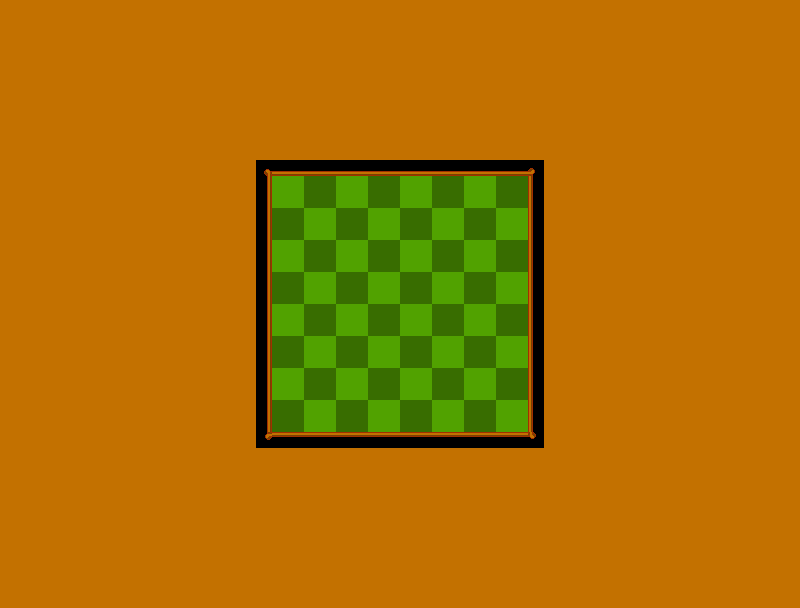

This game map was drawn from its Tiled (.tmx) file and the tilesets committed beside it. A one-line description and the full map source follow:
An orthogonal 50x38 tile map with 16x16 px tiles, 1 tile layer (Tile Layer 1).

<map version="1.4" tiledversion="1.4.3" orientation="orthogonal" renderorder="right-down" width="50" height="38" tilewidth="16" tileheight="16" infinite="0" nextlayerid="2" nextobjectid="1">
 <editorsettings>
  <export target="game.csv" format="csv" />
 </editorsettings>
 <tileset firstgid="1" source="chess.tsx" />
 <layer id="1" name="Tile Layer 1" width="50" height="38">
  <data encoding="csv">
28,28,28,28,28,28,28,28,28,28,28,28,28,28,28,28,28,28,28,28,28,28,28,28,28,28,28,28,28,28,28,28,28,28,28,28,28,28,28,28,28,28,28,28,28,28,28,28,28,28,
28,28,28,28,28,28,28,28,28,28,28,28,28,28,28,28,28,28,28,28,28,28,28,28,28,28,28,28,28,28,28,28,28,28,28,28,28,28,28,28,28,28,28,28,28,28,28,28,28,28,
28,28,28,28,28,28,28,28,28,28,28,28,28,28,28,28,28,28,28,28,28,28,28,28,28,28,28,28,28,28,28,28,28,28,28,28,28,28,28,28,28,28,28,28,28,28,28,28,28,28,
28,28,28,28,28,28,28,28,28,28,28,28,28,28,28,28,28,28,28,28,28,28,28,28,28,28,28,28,28,28,28,28,28,28,28,28,28,28,28,28,28,28,28,28,28,28,28,28,28,28,
28,28,28,28,28,28,28,28,28,28,28,28,28,28,28,28,28,28,28,28,28,28,28,28,28,28,28,28,28,28,28,28,28,28,28,28,28,28,28,28,28,28,28,28,28,28,28,28,28,28,
28,28,28,28,28,28,28,28,28,28,28,28,28,28,28,28,28,28,28,28,28,28,28,28,28,28,28,28,28,28,28,28,28,28,28,28,28,28,28,28,28,28,28,28,28,28,28,28,28,28,
28,28,28,28,28,28,28,28,28,28,28,28,28,28,28,28,28,28,28,28,28,28,28,28,28,28,28,28,28,28,28,28,28,28,28,28,28,28,28,28,28,28,28,28,28,28,28,28,28,28,
28,28,28,28,28,28,28,28,28,28,28,28,28,28,28,28,28,28,28,28,28,28,28,28,28,28,28,28,28,28,28,28,28,28,28,28,28,28,28,28,28,28,28,28,28,28,28,28,28,28,
28,28,28,28,28,28,28,28,28,28,28,28,28,28,28,28,28,28,28,28,28,28,28,28,28,28,28,28,28,28,28,28,28,28,28,28,28,28,28,28,28,28,28,28,28,28,28,28,28,28,
28,28,28,28,28,28,28,28,28,28,28,28,28,28,28,28,28,28,28,28,28,28,28,28,28,28,28,28,28,28,28,28,28,28,28,28,28,28,28,28,28,28,28,28,28,28,28,28,28,28,
28,28,28,28,28,28,28,28,28,28,28,28,28,28,28,28,11,12,12,12,12,12,12,12,12,12,12,12,12,12,12,12,12,13,28,28,28,28,28,28,28,28,28,28,28,28,28,28,28,28,
28,28,28,28,28,28,28,28,28,28,28,28,28,28,28,28,27,63,64,61,62,63,64,61,62,63,64,61,62,63,64,61,62,29,28,28,28,28,28,28,28,28,28,28,28,28,28,28,28,28,
28,28,28,28,28,28,28,28,28,28,28,28,28,28,28,28,27,79,80,77,78,79,80,77,78,79,80,77,78,79,80,77,78,29,28,28,28,28,28,28,28,28,28,28,28,28,28,28,28,28,
28,28,28,28,28,28,28,28,28,28,28,28,28,28,28,28,27,61,62,63,64,61,62,63,64,61,62,63,64,61,62,63,64,29,28,28,28,28,28,28,28,28,28,28,28,28,28,28,28,28,
28,28,28,28,28,28,28,28,28,28,28,28,28,28,28,28,27,77,78,79,80,77,78,79,80,77,78,79,80,77,78,79,80,29,28,28,28,28,28,28,28,28,28,28,28,28,28,28,28,28,
28,28,28,28,28,28,28,28,28,28,28,28,28,28,28,28,27,63,64,61,62,63,64,61,62,63,64,61,62,63,64,61,62,29,28,28,28,28,28,28,28,28,28,28,28,28,28,28,28,28,
28,28,28,28,28,28,28,28,28,28,28,28,28,28,28,28,27,79,80,77,78,79,80,77,78,79,80,77,78,79,80,77,78,29,28,28,28,28,28,28,28,28,28,28,28,28,28,28,28,28,
28,28,28,28,28,28,28,28,28,28,28,28,28,28,28,28,27,61,62,63,64,61,62,63,64,61,62,63,64,61,62,63,64,29,28,28,28,28,28,28,28,28,28,28,28,28,28,28,28,28,
28,28,28,28,28,28,28,28,28,28,28,28,28,28,28,28,27,77,78,79,80,77,78,79,80,77,78,79,80,77,78,79,80,29,28,28,28,28,28,28,28,28,28,28,28,28,28,28,28,28,
28,28,28,28,28,28,28,28,28,28,28,28,28,28,28,28,27,63,64,61,62,63,64,61,62,63,64,61,62,63,64,61,62,29,28,28,28,28,28,28,28,28,28,28,28,28,28,28,28,28,
28,28,28,28,28,28,28,28,28,28,28,28,28,28,28,28,27,79,80,77,78,79,80,77,78,79,80,77,78,79,80,77,78,29,28,28,28,28,28,28,28,28,28,28,28,28,28,28,28,28,
28,28,28,28,28,28,28,28,28,28,28,28,28,28,28,28,27,61,62,63,64,61,62,63,64,61,62,63,64,61,62,63,64,29,28,28,28,28,28,28,28,28,28,28,28,28,28,28,28,28,
28,28,28,28,28,28,28,28,28,28,28,28,28,28,28,28,27,77,78,79,80,77,78,79,80,77,78,79,80,77,78,79,80,29,28,28,28,28,28,28,28,28,28,28,28,28,28,28,28,28,
28,28,28,28,28,28,28,28,28,28,28,28,28,28,28,28,27,63,64,61,62,63,64,61,62,63,64,61,62,63,64,61,62,29,28,28,28,28,28,28,28,28,28,28,28,28,28,28,28,28,
28,28,28,28,28,28,28,28,28,28,28,28,28,28,28,28,27,79,80,77,78,79,80,77,78,79,80,77,78,79,80,77,78,29,28,28,28,28,28,28,28,28,28,28,28,28,28,28,28,28,
28,28,28,28,28,28,28,28,28,28,28,28,28,28,28,28,27,61,62,63,64,61,62,63,64,61,62,63,64,61,62,63,64,29,28,28,28,28,28,28,28,28,28,28,28,28,28,28,28,28,
28,28,28,28,28,28,28,28,28,28,28,28,28,28,28,28,27,77,78,79,80,77,78,79,80,77,78,79,80,77,78,79,80,29,28,28,28,28,28,28,28,28,28,28,28,28,28,28,28,28,
28,28,28,28,28,28,28,28,28,28,28,28,28,28,28,28,43,44,44,44,44,44,44,44,44,44,44,44,44,44,44,44,44,45,28,28,28,28,28,28,28,28,28,28,28,28,28,28,28,28,
28,28,28,28,28,28,28,28,28,28,28,28,28,28,28,28,28,28,28,28,28,28,28,28,28,28,28,28,28,28,28,28,28,28,28,28,28,28,28,28,28,28,28,28,28,28,28,28,28,28,
28,28,28,28,28,28,28,28,28,28,28,28,28,28,28,28,28,28,28,28,28,28,28,28,28,28,28,28,28,28,28,28,28,28,28,28,28,28,28,28,28,28,28,28,28,28,28,28,28,28,
28,28,28,28,28,28,28,28,28,28,28,28,28,28,28,28,28,28,28,28,28,28,28,28,28,28,28,28,28,28,28,28,28,28,28,28,28,28,28,28,28,28,28,28,28,28,28,28,28,28,
28,28,28,28,28,28,28,28,28,28,28,28,28,28,28,28,28,28,28,28,28,28,28,28,28,28,28,28,28,28,28,28,28,28,28,28,28,28,28,28,28,28,28,28,28,28,28,28,28,28,
28,28,28,28,28,28,28,28,28,28,28,28,28,28,28,28,28,28,28,28,28,28,28,28,28,28,28,28,28,28,28,28,28,28,28,28,28,28,28,28,28,28,28,28,28,28,28,28,28,28,
28,28,28,28,28,28,28,28,28,28,28,28,28,28,28,28,28,28,28,28,28,28,28,28,28,28,28,28,28,28,28,28,28,28,28,28,28,28,28,28,28,28,28,28,28,28,28,28,28,28,
28,28,28,28,28,28,28,28,28,28,28,28,28,28,28,28,28,28,28,28,28,28,28,28,28,28,28,28,28,28,28,28,28,28,28,28,28,28,28,28,28,28,28,28,28,28,28,28,28,28,
28,28,28,28,28,28,28,28,28,28,28,28,28,28,28,28,28,28,28,28,28,28,28,28,28,28,28,28,28,28,28,28,28,28,28,28,28,28,28,28,28,28,28,28,28,28,28,28,28,28,
28,28,28,28,28,28,28,28,28,28,28,28,28,28,28,28,28,28,28,28,28,28,28,28,28,28,28,28,28,28,28,28,28,28,28,28,28,28,28,28,28,28,28,28,28,28,28,28,28,28,
28,28,28,28,28,28,28,28,28,28,28,28,28,28,28,28,28,28,28,28,28,28,28,28,28,28,28,28,28,28,28,28,28,28,28,28,28,28,28,28,28,28,28,28,28,28,28,28,28,28
</data>
 </layer>
</map>
